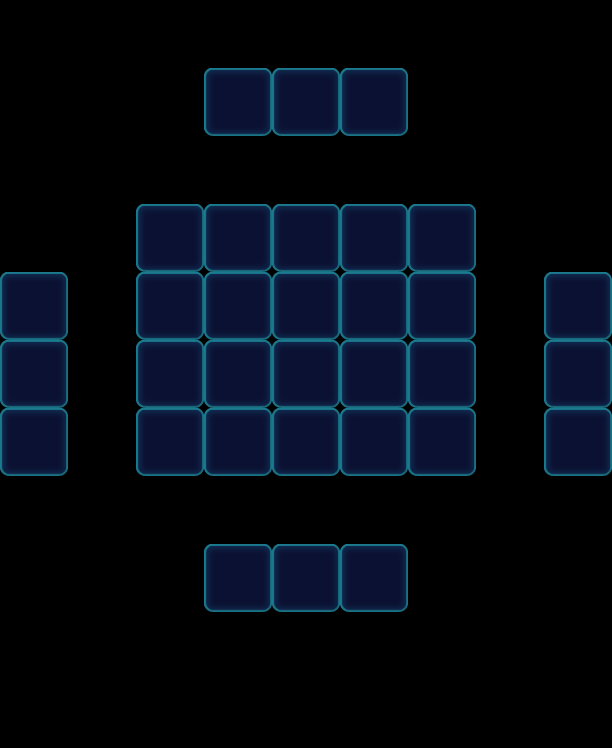

A 2D game scene composited from a Tiled map and its tileset images. What follows is a short description and the map's XML, with each tile layer's data collapsed to a summary:
An orthogonal 9x11 tile map with 68x68 px tiles, 1 tile layer (Valid), 2 tilesets and 29 objects (12x Flower, 12x Haze, 5x Factory_Normal).

<map version="1.0" orientation="orthogonal" width="9" height="11" tilewidth="68" tileheight="68">
 <tileset firstgid="1" name="game_grid1" tilewidth="68" tileheight="68">
  <image source="game_grid1.png" width="68" height="68" />
 </tileset>
 <tileset firstgid="2" name="map" tilewidth="68" tileheight="68">
  <image source="map.png" width="1024" height="1024" />
 </tileset>
 <layer name="Valid" width="9" height="11">
  <data>[99 cells, 32 non-empty, 1 distinct tile ids]</data>
 </layer>
 <objectgroup name="BottomObj" width="9" height="11" />
 <objectgroup name="MiddleObj" width="9" height="11">
  <object type="Flower" gid="4" x="204" y="136">
   <properties>
    <property name="FlowerLevel" value="1" />
   </properties>
  </object>
  <object type="Flower" gid="4" x="272" y="136">
   <properties>
    <property name="FlowerLevel" value="1" />
   </properties>
  </object>
  <object type="Flower" gid="4" x="340" y="136">
   <properties>
    <property name="FlowerLevel" value="1" />
   </properties>
  </object>
  <object type="Flower" gid="4" x="544" y="340">
   <properties>
    <property name="FlowerLevel" value="1" />
   </properties>
  </object>
  <object type="Flower" gid="4" x="544" y="408">
   <properties>
    <property name="FlowerLevel" value="1" />
   </properties>
  </object>
  <object type="Flower" gid="4" x="544" y="476">
   <properties>
    <property name="FlowerLevel" value="1" />
   </properties>
  </object>
  <object type="Flower" gid="4" x="340" y="612">
   <properties>
    <property name="FlowerLevel" value="1" />
   </properties>
  </object>
  <object type="Flower" gid="4" x="272" y="612">
   <properties>
    <property name="FlowerLevel" value="1" />
   </properties>
  </object>
  <object type="Flower" gid="4" x="204" y="612">
   <properties>
    <property name="FlowerLevel" value="1" />
   </properties>
  </object>
  <object type="Flower" gid="4" x="0" y="476">
   <properties>
    <property name="FlowerLevel" value="1" />
   </properties>
  </object>
  <object type="Flower" gid="4" x="0" y="408">
   <properties>
    <property name="FlowerLevel" value="1" />
   </properties>
  </object>
  <object type="Flower" gid="4" x="0" y="340">
   <properties>
    <property name="FlowerLevel" value="1" />
   </properties>
  </object>
 </objectgroup>
 <objectgroup color="#000000" name="TopObj" width="9" height="11">
  <object name="10" type="Factory_Normal" x="136" y="136" width="68" height="68">
   <properties>
    <property name="FactoryColorsConfig" value="Blue,Green,Yellow,Orange" />
    <property name="FlowerSwitch" value="1" />
   </properties>
  </object>
  <object name="10" type="Factory_Normal" x="204" y="136" width="68" height="68">
   <properties>
    <property name="FactoryColorsConfig" value="Blue,Green,Yellow,Orange" />
    <property name="FlowerSwitch" value="1" />
   </properties>
  </object>
  <object name="10" type="Factory_Normal" x="272" y="136" width="68" height="68">
   <properties>
    <property name="FactoryColorsConfig" value="Blue,Green,Yellow,Orange" />
    <property name="FlowerSwitch" value="1" />
   </properties>
  </object>
  <object name="10" type="Factory_Normal" x="340" y="136" width="68" height="68">
   <properties>
    <property name="FactoryColorsConfig" value="Blue,Green,Yellow,Orange" />
    <property name="FlowerSwitch" value="1" />
   </properties>
  </object>
  <object name="10" type="Factory_Normal" x="408" y="136" width="68" height="68">
   <properties>
    <property name="FactoryColorsConfig" value="Blue,Green,Yellow,Orange" />
    <property name="FlowerSwitch" value="1" />
   </properties>
  </object>
 </objectgroup>
 <objectgroup color="#00ff00" name="CeilObj" width="9" height="11">
  <object name="Haze" type="Haze" x="340" y="68" width="68" height="68">
   <properties>
    <property name="HazeLevel" value="2" />
   </properties>
  </object>
  <object name="Haze" type="Haze" x="204" y="68" width="68" height="68">
   <properties>
    <property name="HazeLevel" value="2" />
   </properties>
  </object>
  <object name="Haze" type="Haze" x="272" y="68" width="68" height="68">
   <properties>
    <property name="HazeLevel" value="2" />
   </properties>
  </object>
  <object name="Haze" type="Haze" x="0" y="272" width="68" height="68">
   <properties>
    <property name="HazeLevel" value="2" />
   </properties>
  </object>
  <object name="Haze" type="Haze" x="0" y="340" width="68" height="68">
   <properties>
    <property name="HazeLevel" value="2" />
   </properties>
  </object>
  <object name="Haze" type="Haze" x="0" y="408" width="68" height="68">
   <properties>
    <property name="HazeLevel" value="2" />
   </properties>
  </object>
  <object name="Haze" type="Haze" x="544" y="272" width="68" height="68">
   <properties>
    <property name="HazeLevel" value="2" />
   </properties>
  </object>
  <object name="Haze" type="Haze" x="544" y="340" width="68" height="68">
   <properties>
    <property name="HazeLevel" value="2" />
   </properties>
  </object>
  <object name="Haze" type="Haze" x="544" y="408" width="68" height="68">
   <properties>
    <property name="HazeLevel" value="2" />
   </properties>
  </object>
  <object name="Haze" type="Haze" x="272" y="544" width="68" height="68">
   <properties>
    <property name="HazeLevel" value="2" />
   </properties>
  </object>
  <object name="Haze" type="Haze" x="340" y="544" width="68" height="68">
   <properties>
    <property name="HazeLevel" value="2" />
   </properties>
  </object>
  <object name="Haze" type="Haze" x="204" y="544" width="68" height="68">
   <properties>
    <property name="HazeLevel" value="2" />
   </properties>
  </object>
 </objectgroup>
</map>
